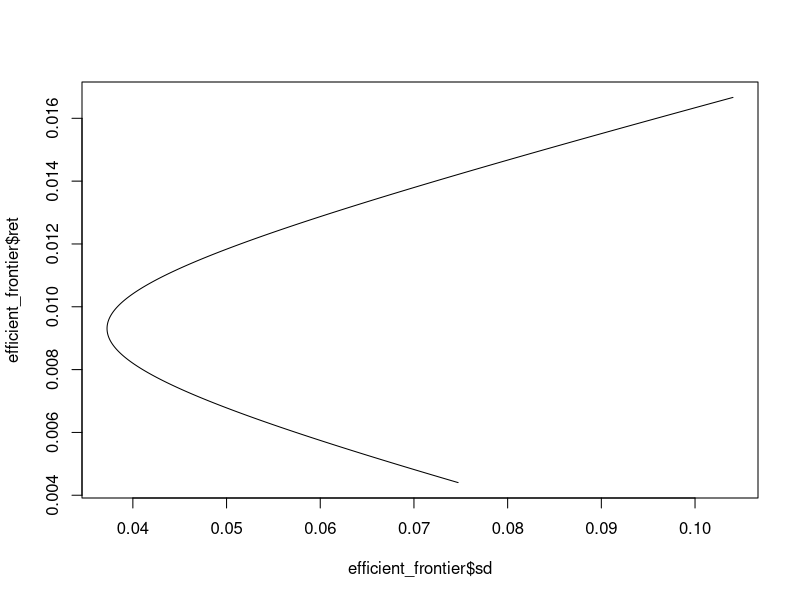
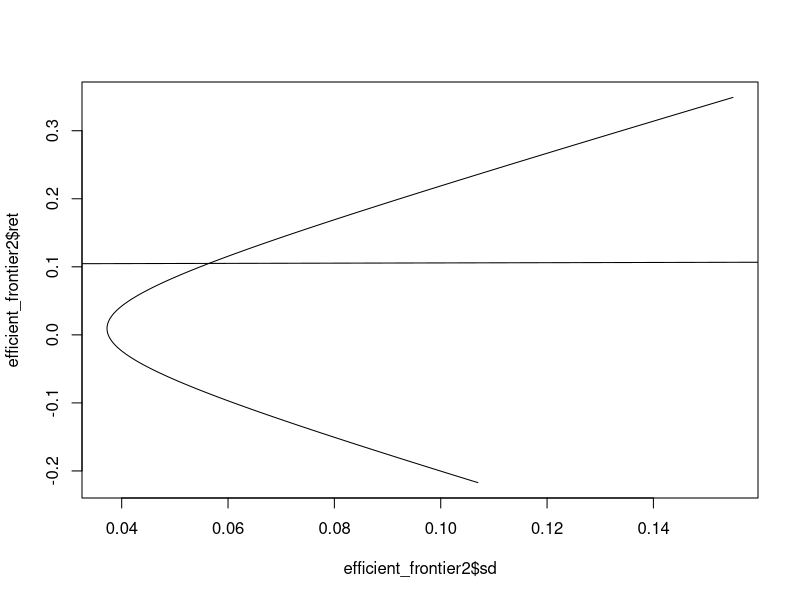
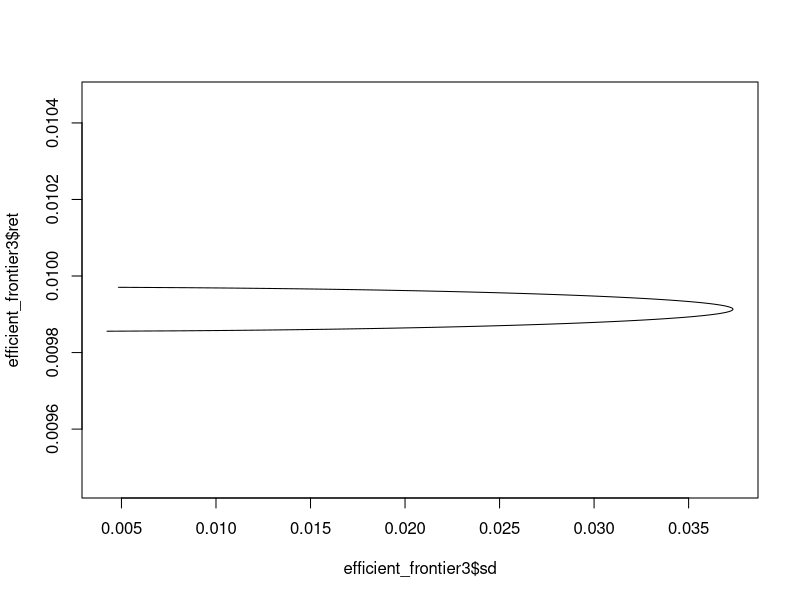
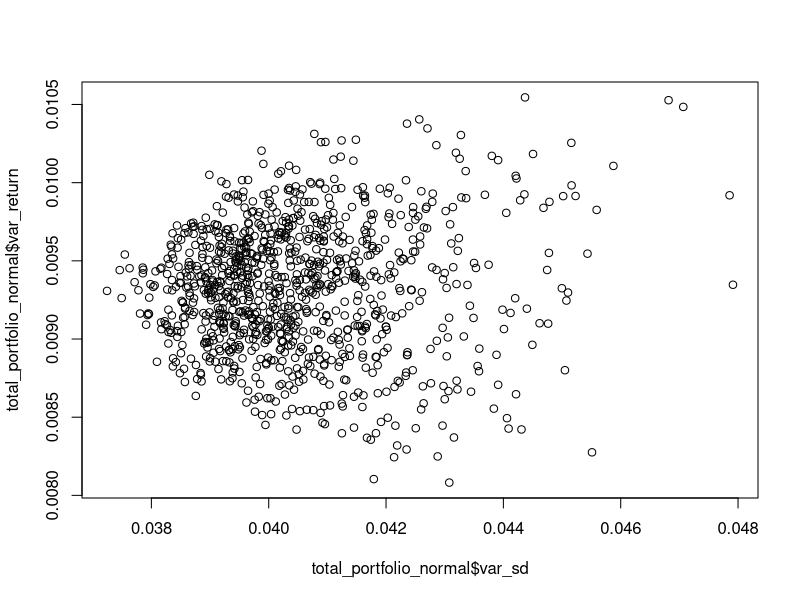
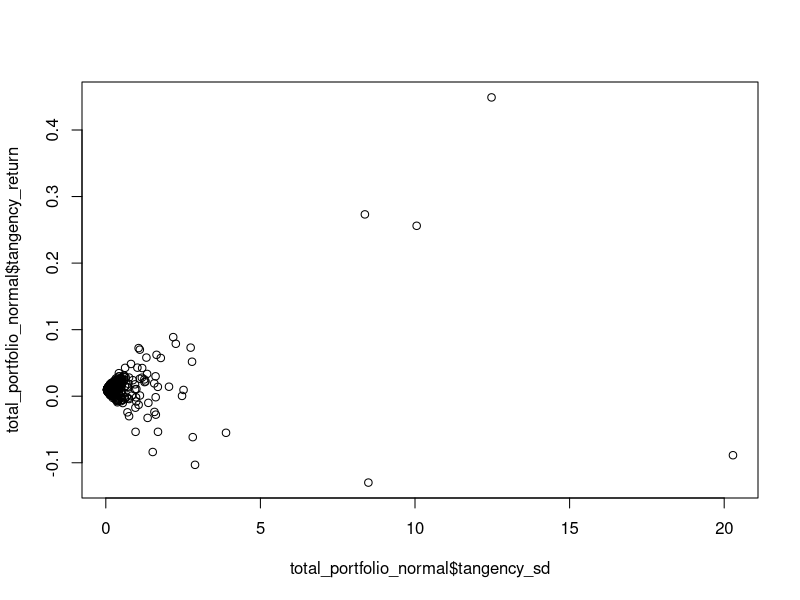
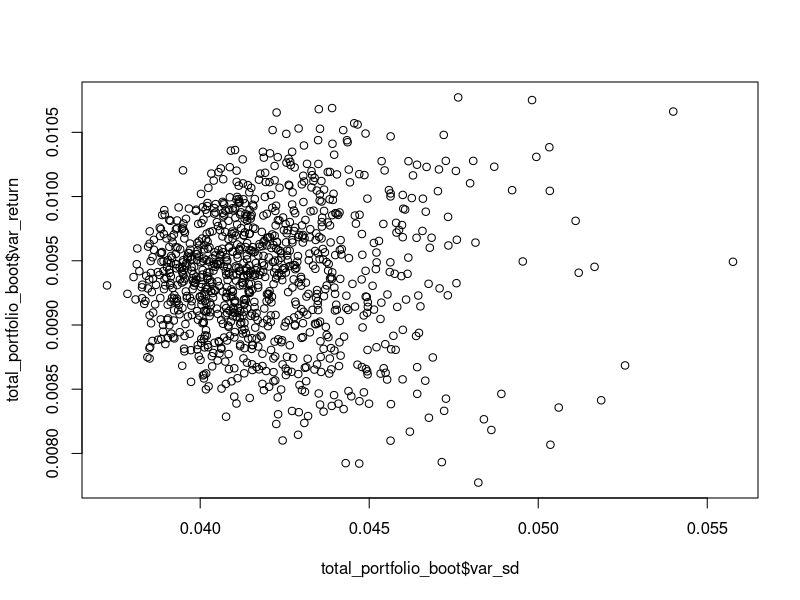
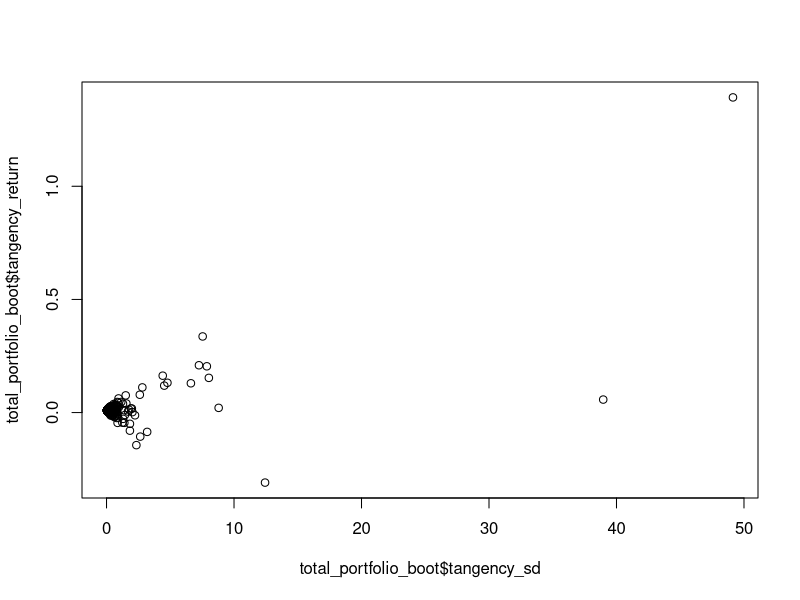

The R script that drew these images, in order:
library(readr)
library(MASS)
setwd("~/Applied_Quant_Finance")
rm(list=ls())

#Question 1A
raw <- read_csv("Prob_Set_2.csv")
raw <- raw/100
industry_returns <- as.matrix(raw[,2:11])

vcov_mat <- cov(industry_returns)
v_inv <- ginv(vcov_mat) 
mean_return <- sapply(as.list(as.data.frame(industry_returns)), mean)
mean_rf <- mean(raw$`Risk-free rate`)
mean_return2 <- mean_return - mean_rf

one_v <- rep(1, 10)
mvp_weights <- (v_inv %*% one_v) / as.vector((t(one_v) %*% v_inv %*% one_v))
tan_weights <- (v_inv %*% mean_return2) / (as.vector(t(one_v) %*% v_inv %*% mean_return2))

mvp_return <- mean_return %*% mvp_weights
tan_return <- mean_return %*% tan_weights

mvp_sd <- (t(mvp_weights) %*% vcov_mat %*% mvp_weights)^(1/2)
tan_sd <- (t(tan_weights) %*% vcov_mat %*% tan_weights)^(1/2)

monthly_mvp <- industry_returns %*% mvp_weights
monthly_tan <- industry_returns %*% tan_weights
cov_two_port <- cov(monthly_mvp, monthly_tan)

weights <- seq(-5, 5, .01)
efficient_frontier <- data.frame(ret = numeric(), sd = numeric())
for (w in weights){
  multi_sd <- (w^2 * mvp_sd^2 + (1-w)^2 * tan_sd^2 + 2*w*(1-w)*cov_two_port)^(1/2)
  multi_return <- w*mvp_return + (1-w)*tan_return
  temp = data.frame(ret = multi_return, sd = multi_sd)
  efficient_frontier <- rbind(efficient_frontier, temp)
}

plot(efficient_frontier$sd, efficient_frontier$ret, type = "l")

#Question 1B
industry_sd <- sapply(as.list(as.data.frame(industry_returns)), sd)
mean_return_inc <- mean_return2 + industry_sd
tan_weights2 <- (v_inv %*% mean_return_inc) / (as.vector(t(one_v) %*% v_inv %*% mean_return_inc))

tan_return2 <- (mean_return + industry_sd) %*% tan_weights2
tan_sd2 <- (t(tan_weights2) %*% vcov_mat %*% tan_weights2)^(1/2)

monthly_mvp2 <- industry_returns %*% mvp_weights
monthly_tan2 <- industry_returns %*% tan_weights2
cov_two_port <- cov(monthly_mvp2, monthly_tan2)

weights <- seq(-5, 5, .01)
efficient_frontier2 <- data.frame(ret = numeric(), sd = numeric())
for (w in weights){
  multi_sd <- (w^2 * mvp_sd^2 + (1-w)^2 * tan_sd2^2 + 2*w*(1-w)*cov_two_port)^(1/2)
  multi_return <- w*mvp_return + (1-w)*tan_return2
  temp = data.frame(ret = multi_return, sd = multi_sd)
  efficient_frontier2 <- rbind(efficient_frontier2, temp)
}
plot(efficient_frontier2$sd, efficient_frontier2$ret, type = "l")
abline(efficient_frontier$sd, efficient_frontier$ret)

#Question 1C
var_only_mat <- vcov_mat
var_only_mat[upper.tri(var_only_mat) | lower.tri(var_only_mat)] = 0
v_only_inv = ginv(var_only_mat)

tan_weights3 <- (v_only_inv %*% mean_return2) / (as.vector(t(one_v) %*% v_only_inv %*% 
                                                           mean_return2))
tan_return3 <- mean_return %*% tan_weights3
tan_sd3 <- (t(tan_weights3) %*% var_only_mat %*% tan_weights3)^(1/2)

mvp_weights3 <- (v_only_inv %*% one_v) / as.vector((t(one_v) %*% v_only_inv %*% one_v))
mvp_return3 <- mean_return %*% mvp_weights3
mvp_sd3 <- (t(mvp_weights3) %*% var_only_mat %*% mvp_weights3)^(1/2)

monthly_mvp3 <- industry_returns %*% mvp_weights3
monthly_tan3 <- industry_returns %*% tan_weights3
cov_two_port3 <- cov(monthly_mvp3, monthly_tan3)

weights <- seq(-5, 5, .01)
efficient_frontier3 <- data.frame(ret = numeric(), sd = numeric())
for (w in weights){
  multi_sd <- (w^2 * mvp_sd3^2 + (1-w)^2 * tan_sd3^2 + 2*w*(1-w)*cov_two_port3)^(1/2)
  multi_return <- w*mvp_return3 + (1-w)*tan_return3
  temp = data.frame(ret = multi_return, sd = multi_sd)
  efficient_frontier3 <- rbind(efficient_frontier3, temp)
}
plot(efficient_frontier3$sd, efficient_frontier3$ret, type = "l")

#FINISH THIS PART

#For Questions 1D and 1E
num_months <- 60

#Question 1D
total_portfolio_normal <- data.frame(var_return = mvp_return, var_sd = mvp_sd, tangency_return = tan_return, tangency_sd = tan_sd)
for (i in 1:1000){
  predicted_IR <- mvrnorm(n = num_months, mu = mean_return, Sigma = vcov_mat)
  vcov_mat_p <- cov(predicted_IR)
  v_inv_p <- ginv(vcov_mat_p) 
  mean_return_p <- sapply(as.list(as.data.frame(predicted_IR)), mean)
  mean_return_p2 <- mean_return_p - mean_rf
  
  mvp_weights_p <- (v_inv_p %*% one_v) / as.vector((t(one_v) %*% v_inv_p %*% one_v))
  tan_weights_p <- (v_inv_p %*% mean_return_p2) / (as.vector(t(one_v) %*% v_inv_p %*% mean_return_p2))
  
  mvp_return_p <- mean_return %*% mvp_weights_p
  tan_return_p <- mean_return %*% tan_weights_p
  
  mvp_sd_p <- (t(mvp_weights_p) %*% vcov_mat %*% mvp_weights_p)^(1/2)
  tan_sd_p <- (t(tan_weights_p) %*% vcov_mat %*% tan_weights_p)^(1/2)
  temp <- data.frame(var_return = mvp_return_p, var_sd = mvp_sd_p, tangency_return = tan_return_p, tangency_sd = tan_sd_p)
  total_portfolio_normal <- rbind(total_portfolio_normal, temp)
}

plot(total_portfolio_normal$var_sd, total_portfolio_normal$var_return)
plot(total_portfolio_normal$tangency_sd, total_portfolio_normal$tangency_return)

#Question 1E
total_portfolio_boot <- data.frame(var_return = mvp_return, var_sd = mvp_sd, tangency_return = tan_return, tangency_sd = tan_sd)
for (i in 1:1000){
  indices <- sample(1:1069, num_months)
  predicted_IR <- industry_returns[indices,]
  vcov_mat_p <- cov(predicted_IR)
  v_inv_p <- ginv(vcov_mat_p) 
  mean_return_p <- sapply(as.list(as.data.frame(predicted_IR)), mean)
  mean_return_p2 <- mean_return_p - mean_rf
  
  mvp_weights_p <- (v_inv_p %*% one_v) / as.vector((t(one_v) %*% v_inv_p %*% one_v))
  tan_weights_p <- (v_inv_p %*% mean_return_p2) / (as.vector(t(one_v) %*% v_inv_p %*% mean_return_p2))
  
  mvp_return_p <- mean_return %*% mvp_weights_p
  tan_return_p <- mean_return %*% tan_weights_p
  
  mvp_sd_p <- (t(mvp_weights_p) %*% vcov_mat %*% mvp_weights_p)^(1/2)
  tan_sd_p <- (t(tan_weights_p) %*% vcov_mat %*% tan_weights_p)^(1/2)
  temp <- data.frame(var_return = mvp_return_p, var_sd = mvp_sd_p, tangency_return = tan_return_p, tangency_sd = tan_sd_p)
  total_portfolio_boot <- rbind(total_portfolio_boot, temp)
}

plot(total_portfolio_boot$var_sd, total_portfolio_boot$var_return)
plot(total_portfolio_boot$tangency_sd, total_portfolio_boot$tangency_return)
